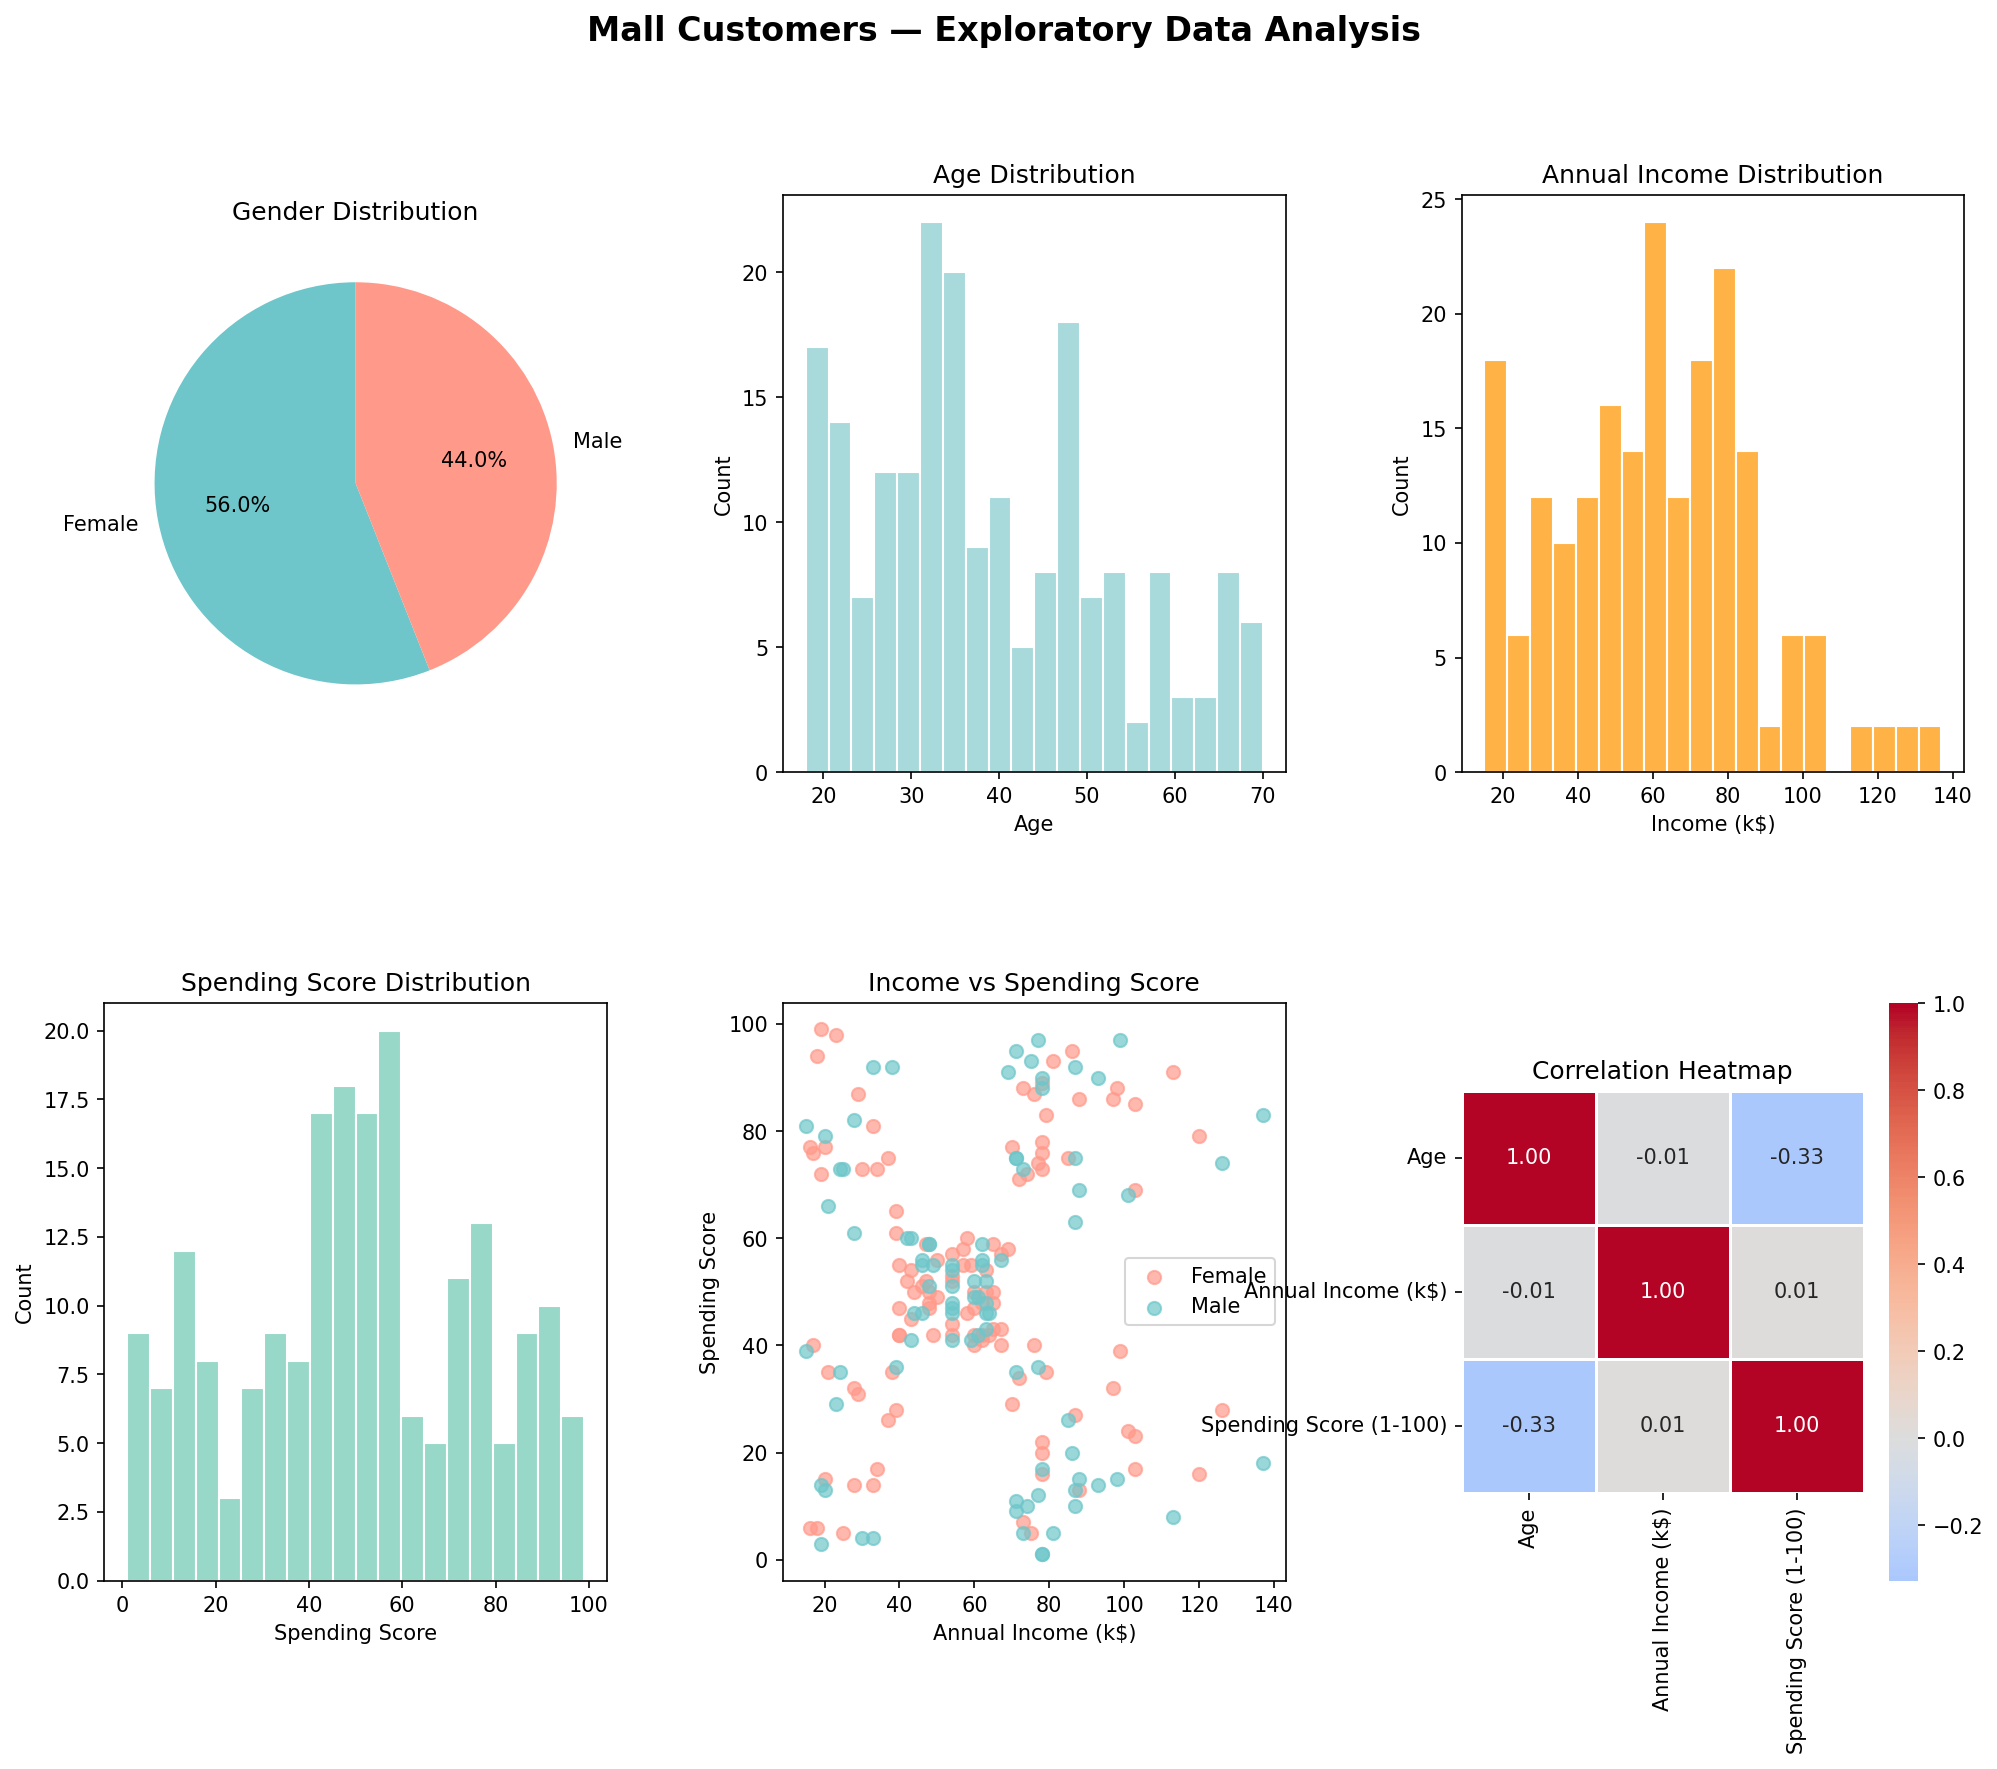

Write the Python code that produced this figure.
"""
Step 1: Exploratory Data Analysis
- Understand the data shape, distributions, and relationships
- Identify patterns before modeling
"""

import pandas as pd
import matplotlib.pyplot as plt
import matplotlib.gridspec as gridspec
import seaborn as sns

# ── Load Data ──────────────────────────────────────────────────────────────────
df = pd.read_csv("data/Mall_Customers.csv")

print("=" * 55)
print("  CUSTOMER SEGMENTATION — EXPLORATORY DATA ANALYSIS")
print("=" * 55)

print("\n📌 Dataset Shape:", df.shape)
print("\n📌 First 5 rows:")
print(df.head())

print("\n📌 Data Types:")
print(df.dtypes)

print("\n📌 Missing Values:")
print(df.isnull().sum())

print("\n📌 Summary Statistics:")
print(df.describe().round(2))

print("\n📌 Gender Distribution:")
print(df["Gender"].value_counts())

# ── Visualizations ──────────────────────────────────────────────────────────────
fig = plt.figure(figsize=(16, 12))
fig.suptitle("Mall Customers — Exploratory Data Analysis", fontsize=16, fontweight="bold", y=0.98)
gs = gridspec.GridSpec(2, 3, figure=fig, hspace=0.4, wspace=0.35)

# 1. Gender pie chart
ax1 = fig.add_subplot(gs[0, 0])
gender_counts = df["Gender"].value_counts()
ax1.pie(gender_counts, labels=gender_counts.index, autopct="%1.1f%%",
        colors=["#6EC6CA", "#FF9A8B"], startangle=90)
ax1.set_title("Gender Distribution")

# 2. Age distribution
ax2 = fig.add_subplot(gs[0, 1])
ax2.hist(df["Age"], bins=20, color="#A8DADC", edgecolor="white")
ax2.set_title("Age Distribution")
ax2.set_xlabel("Age")
ax2.set_ylabel("Count")

# 3. Annual Income distribution
ax3 = fig.add_subplot(gs[0, 2])
ax3.hist(df["Annual Income (k$)"], bins=20, color="#FFB347", edgecolor="white")
ax3.set_title("Annual Income Distribution")
ax3.set_xlabel("Income (k$)")
ax3.set_ylabel("Count")

# 4. Spending Score distribution
ax4 = fig.add_subplot(gs[1, 0])
ax4.hist(df["Spending Score (1-100)"], bins=20, color="#98D8C8", edgecolor="white")
ax4.set_title("Spending Score Distribution")
ax4.set_xlabel("Spending Score")
ax4.set_ylabel("Count")

# 5. Income vs Spending Score scatter
ax5 = fig.add_subplot(gs[1, 1])
colors = {"Male": "#6EC6CA", "Female": "#FF9A8B"}
for gender, group in df.groupby("Gender"):
    ax5.scatter(group["Annual Income (k$)"], group["Spending Score (1-100)"],
                c=colors[gender], label=gender, alpha=0.7, s=40)
ax5.set_title("Income vs Spending Score")
ax5.set_xlabel("Annual Income (k$)")
ax5.set_ylabel("Spending Score")
ax5.legend()

# 6. Correlation heatmap
ax6 = fig.add_subplot(gs[1, 2])
corr = df[["Age", "Annual Income (k$)", "Spending Score (1-100)"]].corr()
sns.heatmap(corr, annot=True, fmt=".2f", cmap="coolwarm", center=0, ax=ax6,
            linewidths=0.5, square=True)
ax6.set_title("Correlation Heatmap")

plt.savefig("output/01_eda.png", dpi=150, bbox_inches="tight")
print("\n✅ EDA chart saved → output/01_eda.png")
